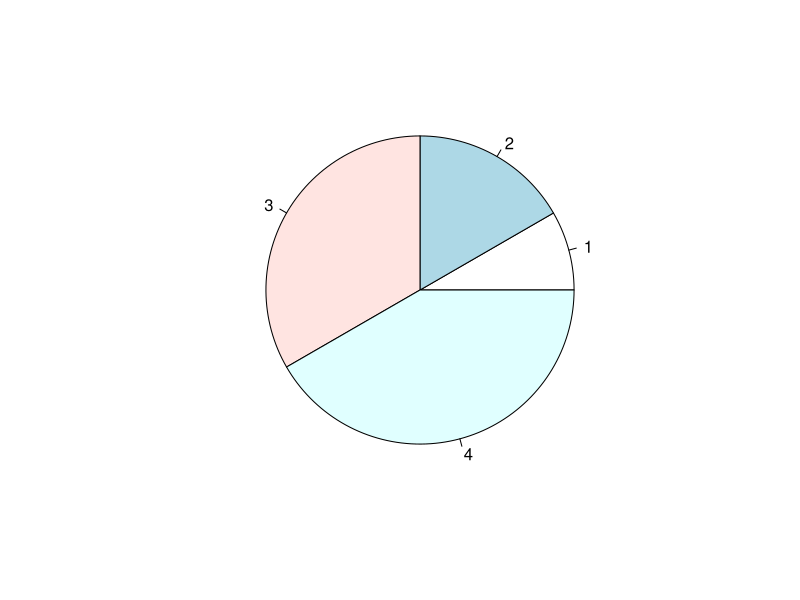
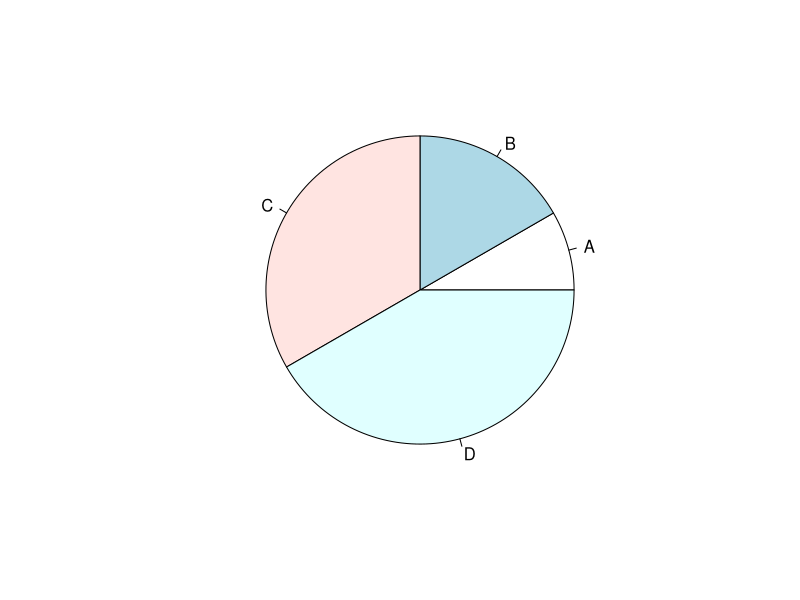
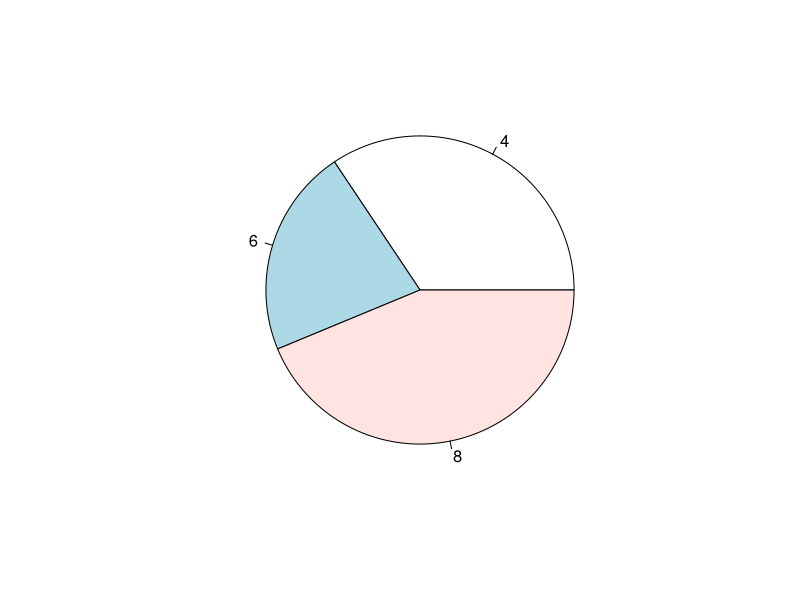
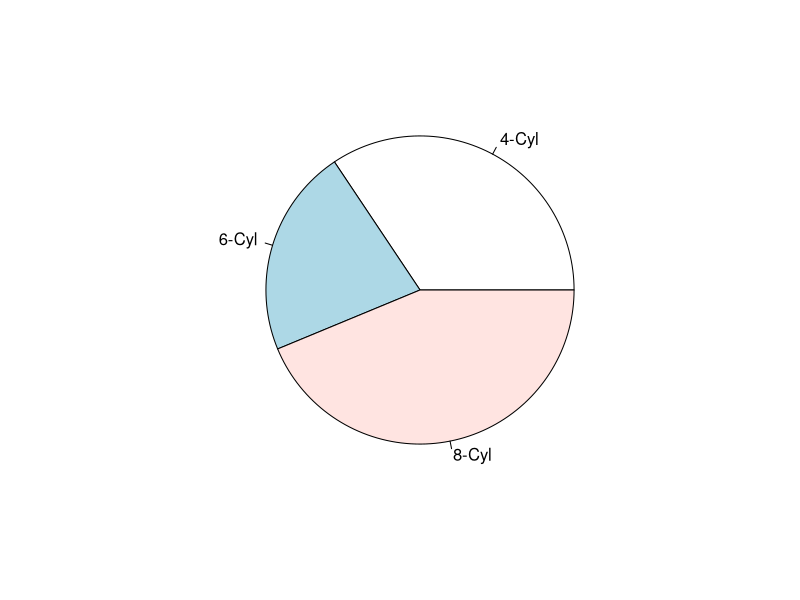
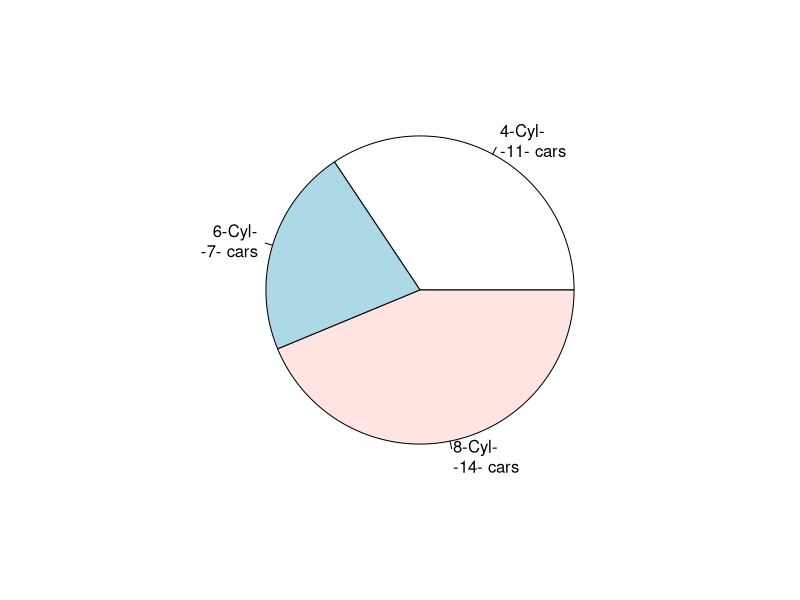

R code for these plots, in order:
#pie chart in R----
#We can build them using the pie() function available in base R.

x = c(10,20,40,50)
pie(x)
xlabels = c('A','B','C','D')
pie(x, labels=xlabels)

#pie on mtcars
(cylinders = table(mtcars$cyl))
pie(x=cylinders)
pie(x=cylinders, labels=c('4-Cyl','6-Cyl','8-Cyl'))
pie(x=cylinders, labels=paste(c('4-Cyl','6-Cyl','8-Cyl'),'\n', cylinders, ' cars', sep='-')) #'\n' wraps the output
